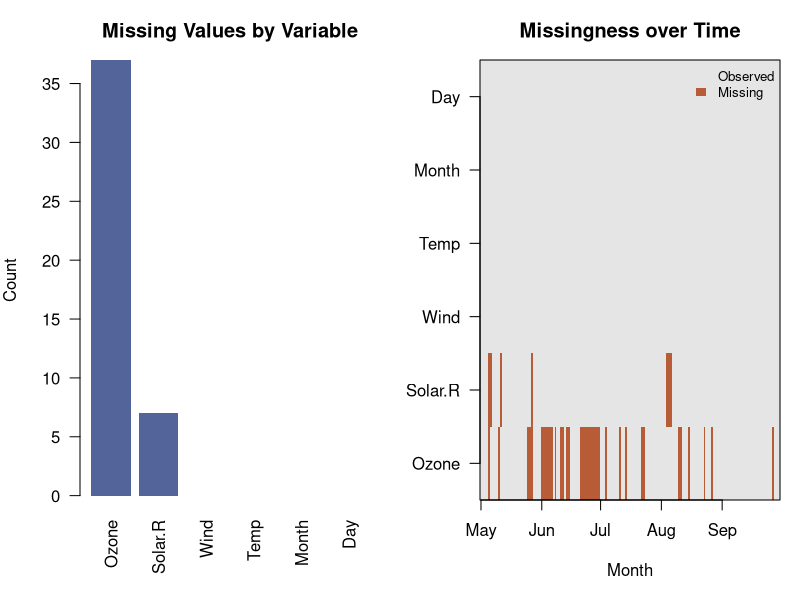
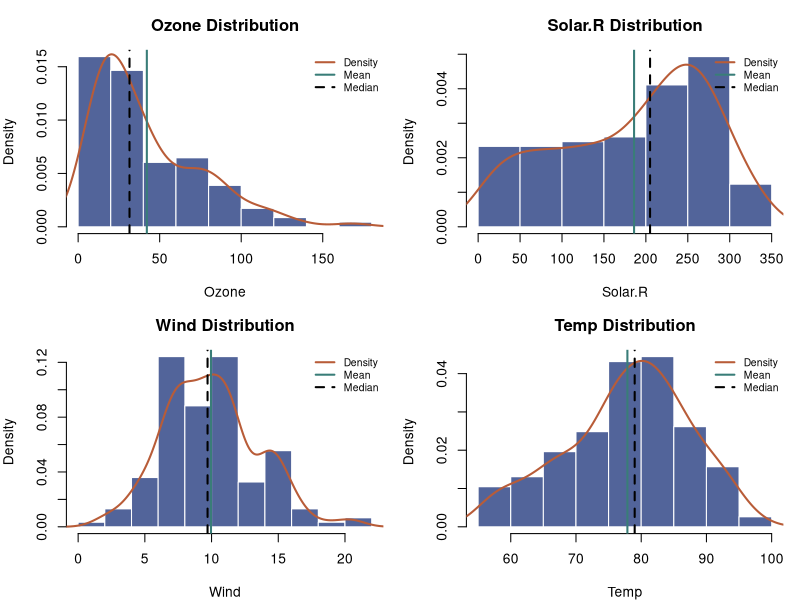
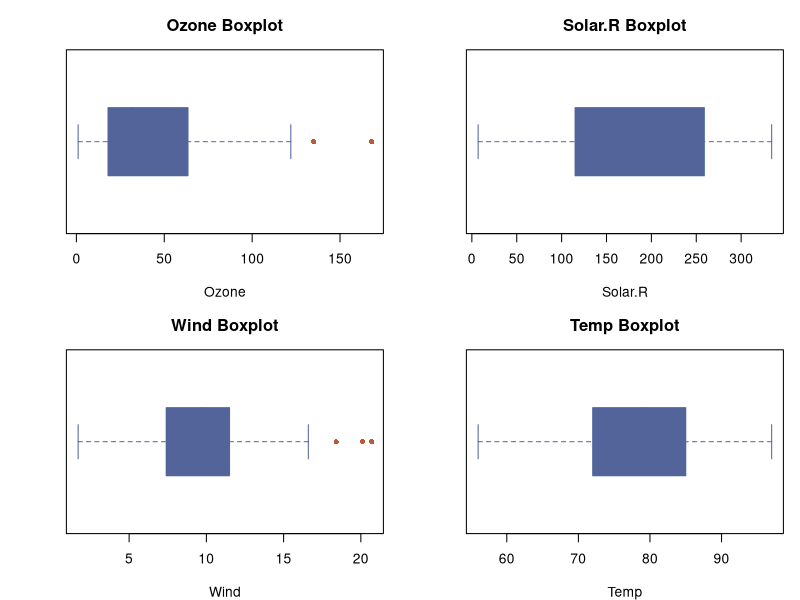
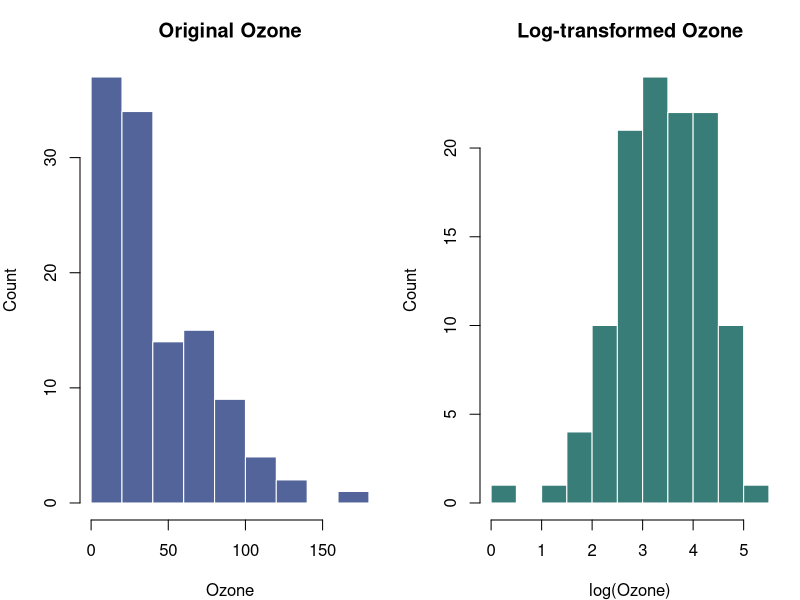
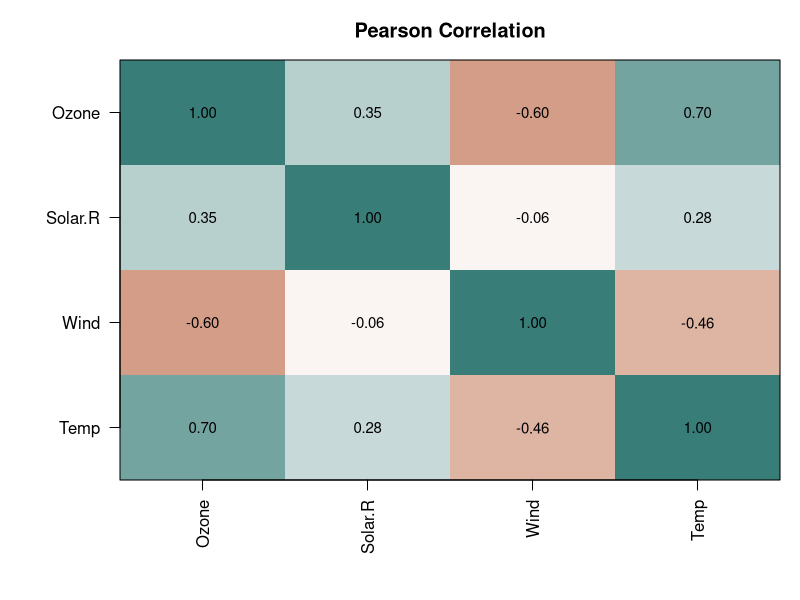
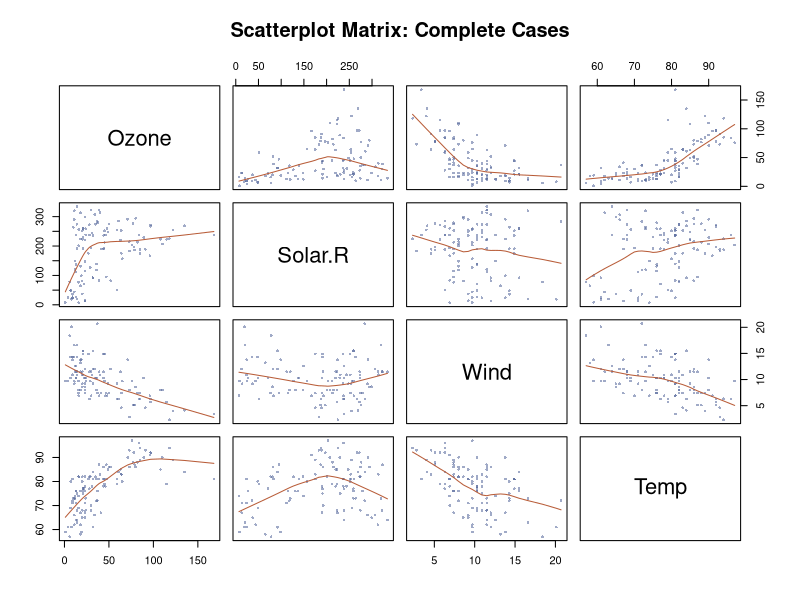
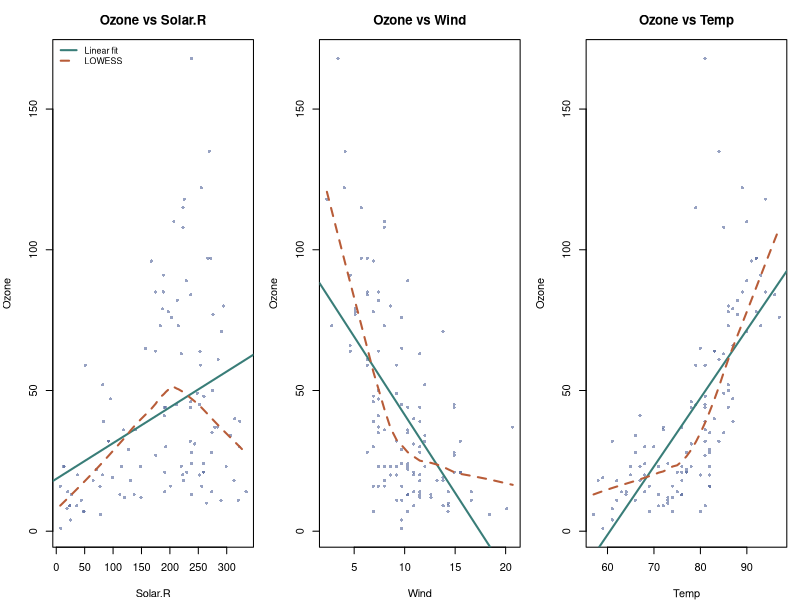
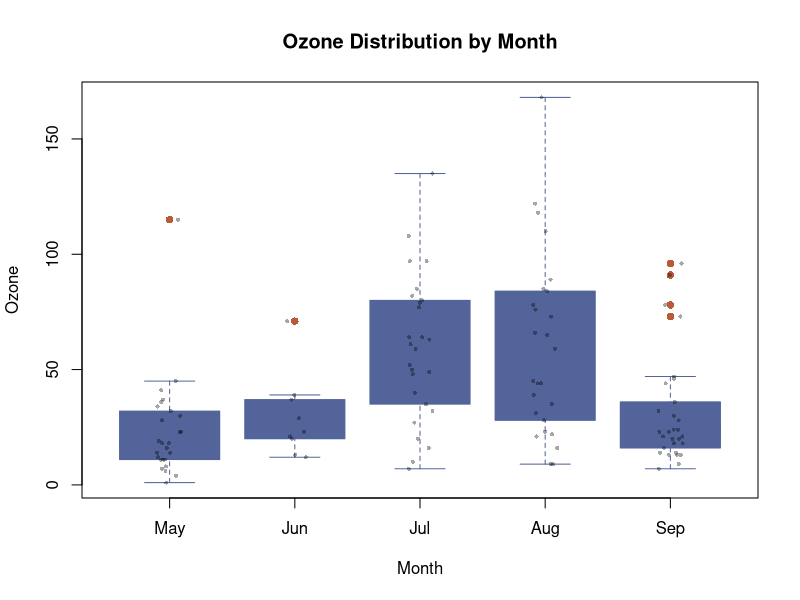

Source code (R) for these figures, in order:
## ---- chunk 1
#| label: setup
#| include: false

options(width = 100, digits = 4, scipen = 6)

colour_main <- "#52649a"
colour_line <- "#397d78"
colour_warn <- "#b85c38"

sample_skewness <- function(x) {
  x <- x[is.finite(x)]
  centered <- x - mean(x)
  second_moment <- mean(centered^2)

  if (length(x) < 3 || second_moment == 0) {
    return(NA_real_)
  }

  mean(centered^3) / second_moment^(3 / 2)
}

numeric_summary <- function(data, variables) {
  result <- lapply(variables, function(variable) {
    x_all <- data[[variable]]
    x <- x_all[!is.na(x_all)]
    five <- quantile(
      x,
      probs = c(0, 0.25, 0.5, 0.75, 1),
      names = FALSE
    )

    data.frame(
      Variable = variable,
      N = length(x),
      Missing = sum(is.na(x_all)),
      Min = five[1],
      Q1 = five[2],
      Median = five[3],
      Q3 = five[4],
      Max = five[5],
      Mean = mean(x),
      SD = sd(x),
      IQR = IQR(x),
      Skewness = sample_skewness(x),
      row.names = NULL
    )
  })

  do.call(rbind, result)
}

iqr_outliers <- function(data, variables) {
  result <- lapply(variables, function(variable) {
    x <- data[[variable]]
    quartiles <- quantile(
      x,
      probs = c(0.25, 0.75),
      na.rm = TRUE,
      names = FALSE
    )
    spread <- quartiles[2] - quartiles[1]
    lower_fence <- quartiles[1] - 1.5 * spread
    upper_fence <- quartiles[2] + 1.5 * spread
    index <- which(!is.na(x) & (x < lower_fence | x > upper_fence))

    if (length(index) == 0) {
      return(NULL)
    }

    data.frame(
      Row = data$Row[index],
      Date = data$Date[index],
      Variable = variable,
      Value = x[index],
      LowerFence = lower_fence,
      UpperFence = upper_fence,
      row.names = NULL
    )
  })

  result <- do.call(rbind, result)
  if (is.null(result)) {
    return(data.frame(
      Row = integer(),
      Date = as.Date(character()),
      Variable = character(),
      Value = numeric(),
      LowerFence = numeric(),
      UpperFence = numeric()
    ))
  }

  result[order(result$Variable, result$Date), ]
}
## ---- chunk 2
#| label: data-structure

air <- datasets::airquality
air$Row <- seq_len(nrow(air))
air$Date <- as.Date(sprintf("1973-%02d-%02d", air$Month, air$Day))
air$MonthName <- factor(
  air$Month,
  levels = 5:9,
  labels = c("May", "Jun", "Jul", "Aug", "Sep"),
  ordered = TRUE
)

dim(air)
str(air)
head(air)
summary(air[c("Ozone", "Solar.R", "Wind", "Temp")])
table(air$MonthName)
## ---- chunk 3
#| label: data-validation

original_variables <- c("Ozone", "Solar.R", "Wind", "Temp", "Month", "Day")
numeric_variables <- c("Ozone", "Solar.R", "Wind", "Temp")

data.frame(
  Check = c(
    "Duplicated dates",
    "Duplicated original rows",
    "Negative Ozone",
    "Negative Solar.R",
    "Nonpositive Wind",
    "Month outside 5 to 9",
    "Invalid Date"
  ),
  Violations = c(
    sum(duplicated(air$Date)),
    sum(duplicated(air[original_variables])),
    sum(air$Ozone < 0, na.rm = TRUE),
    sum(air$Solar.R < 0, na.rm = TRUE),
    sum(air$Wind <= 0, na.rm = TRUE),
    sum(!air$Month %in% 5:9),
    sum(is.na(air$Date))
  )
)

sapply(air[numeric_variables], range, na.rm = TRUE)
## ---- chunk 4
#| label: missing-summary

missing_count <- colSums(is.na(air[original_variables]))
missing_rate <- colMeans(is.na(air[original_variables]))

data.frame(
  Variable = original_variables,
  Missing = missing_count,
  MissingRate = missing_rate,
  row.names = NULL
)

air$OzoneStatus <- factor(
  ifelse(is.na(air$Ozone), "Missing", "Observed"),
  levels = c("Observed", "Missing")
)

table(air$MonthName, air$OzoneStatus)
prop.table(table(air$MonthName, air$OzoneStatus), margin = 1)
## ---- chunk 5
#| label: missing-plots
#| fig-width: 10
#| fig-height: 4.2

old_par <- par(mfrow = c(1, 2), mar = c(5, 4, 3, 1))

barplot(
  missing_count,
  col = colour_main,
  border = NA,
  las = 2,
  main = "Missing Values by Variable",
  xlab = "",
  ylab = "Count"
)

missing_matrix <- 1 * is.na(air[original_variables])
image(
  x = seq_len(nrow(air)),
  y = seq_along(original_variables),
  z = missing_matrix,
  col = c("grey90", colour_warn),
  zlim = c(0, 1),
  axes = FALSE,
  xlab = "Month",
  ylab = "",
  main = "Missingness over Time"
)
month_start <- which(air$Day == 1)
axis(1, at = month_start, labels = c("May", "Jun", "Jul", "Aug", "Sep"))
axis(
  2,
  at = seq_along(original_variables),
  labels = original_variables,
  las = 2
)
box()
legend(
  "topright",
  legend = c("Observed", "Missing"),
  fill = c("grey90", colour_warn),
  border = NA,
  bty = "n",
  cex = 0.8
)

par(old_par)
## ---- chunk 6
#| label: numeric-summary

summary_table <- numeric_summary(air, numeric_variables)
print(summary_table, digits = 3, row.names = FALSE)
## ---- chunk 7
#| label: histograms
#| fig-width: 10
#| fig-height: 7

old_par <- par(mfrow = c(2, 2), mar = c(4, 4, 3, 1))

for (variable in numeric_variables) {
  x <- air[[variable]]
  x <- x[!is.na(x)]

  hist(
    x,
    breaks = "FD",
    probability = TRUE,
    col = colour_main,
    border = "white",
    main = paste(variable, "Distribution"),
    xlab = variable,
    ylab = "Density"
  )
  lines(density(x), col = colour_warn, lwd = 2)
  abline(v = mean(x), col = colour_line, lwd = 2)
  abline(v = median(x), col = "black", lwd = 2, lty = 2)
  legend(
    "topright",
    legend = c("Density", "Mean", "Median"),
    col = c(colour_warn, colour_line, "black"),
    lty = c(1, 1, 2),
    lwd = 2,
    bty = "n",
    cex = 0.75
  )
}

par(old_par)
## ---- chunk 8
#| label: boxplots
#| fig-width: 10
#| fig-height: 6.5

old_par <- par(mfrow = c(2, 2), mar = c(4, 4, 3, 1))

for (variable in numeric_variables) {
  boxplot(
    air[[variable]],
    horizontal = TRUE,
    col = colour_main,
    border = colour_main,
    outcol = colour_warn,
    pch = 16,
    main = paste(variable, "Boxplot"),
    xlab = variable,
    ylab = ""
  )
}

par(old_par)

outlier_table <- iqr_outliers(air, numeric_variables)
print(outlier_table, digits = 3, row.names = FALSE)
## ---- chunk 9
#| label: ozone-transformation
#| fig-width: 9
#| fig-height: 4

ozone <- air$Ozone[!is.na(air$Ozone)]

c(
  OriginalSkewness = sample_skewness(ozone),
  LogSkewness = sample_skewness(log(ozone))
)

old_par <- par(mfrow = c(1, 2), mar = c(4, 4, 3, 1))

hist(
  ozone,
  breaks = "FD",
  col = colour_main,
  border = "white",
  main = "Original Ozone",
  xlab = "Ozone",
  ylab = "Count"
)
hist(
  log(ozone),
  breaks = "FD",
  col = colour_line,
  border = "white",
  main = "Log-transformed Ozone",
  xlab = "log(Ozone)",
  ylab = "Count"
)

par(old_par)
## ---- chunk 10
#| label: correlation

numeric_data <- air[numeric_variables]

correlation <- cor(
  numeric_data,
  use = "pairwise.complete.obs",
  method = "pearson"
)

observed_matrix <- !is.na(as.matrix(numeric_data))
pairwise_n <- t(observed_matrix) %*% observed_matrix

round(correlation, 3)
pairwise_n
## ---- chunk 11
#| label: correlation-heatmap
#| fig-width: 7
#| fig-height: 6

displayed_correlation <- correlation[nrow(correlation):1, , drop = FALSE]
colour_scale <- colorRampPalette(
  c(colour_warn, "white", colour_line)
)(101)

old_par <- par(mar = c(6, 6, 3, 1))
image(
  x = seq_len(ncol(displayed_correlation)),
  y = seq_len(nrow(displayed_correlation)),
  z = t(displayed_correlation),
  col = colour_scale,
  zlim = c(-1, 1),
  axes = FALSE,
  xlab = "",
  ylab = "",
  main = "Pearson Correlation"
)
axis(
  1,
  at = seq_len(ncol(displayed_correlation)),
  labels = colnames(displayed_correlation),
  las = 2
)
axis(
  2,
  at = seq_len(nrow(displayed_correlation)),
  labels = rownames(displayed_correlation),
  las = 2
)

for (row in seq_len(nrow(displayed_correlation))) {
  for (column in seq_len(ncol(displayed_correlation))) {
    text(
      column,
      row,
      labels = sprintf("%.2f", displayed_correlation[row, column]),
      cex = 0.9
    )
  }
}

box()
par(old_par)
## ---- chunk 12
#| label: scatterplot-matrix
#| fig-width: 8
#| fig-height: 8

complete_numeric <- na.omit(numeric_data)

pairs(
  complete_numeric,
  panel = panel.smooth,
  pch = 16,
  cex = 0.55,
  col = adjustcolor(colour_main, alpha.f = 0.55),
  col.smooth = colour_warn,
  main = "Scatterplot Matrix: Complete Cases"
)
## ---- chunk 13
#| label: ozone-relations
#| fig-width: 11
#| fig-height: 4

draw_ozone_relation <- function(x, x_name, show_legend = FALSE) {
  y <- air$Ozone
  complete <- complete.cases(x, y)
  x_complete <- x[complete]
  y_complete <- y[complete]

  plot(
    x_complete,
    y_complete,
    pch = 16,
    cex = 0.65,
    col = adjustcolor(colour_main, alpha.f = 0.6),
    main = paste("Ozone vs", x_name),
    xlab = x_name,
    ylab = "Ozone"
  )
  abline(lm(y_complete ~ x_complete), col = colour_line, lwd = 2)
  lines(
    lowess(x_complete, y_complete),
    col = colour_warn,
    lwd = 2,
    lty = 2
  )

  if (show_legend) {
    legend(
      "topleft",
      legend = c("Linear fit", "LOWESS"),
      col = c(colour_line, colour_warn),
      lty = c(1, 2),
      lwd = 2,
      bty = "n",
      cex = 0.8
    )
  }
}

old_par <- par(mfrow = c(1, 3), mar = c(4, 4, 3, 1))
draw_ozone_relation(air$Solar.R, "Solar.R", show_legend = TRUE)
draw_ozone_relation(air$Wind, "Wind")
draw_ozone_relation(air$Temp, "Temp")
par(old_par)
## ---- chunk 14
#| label: month-summary

month_summary <- do.call(
  rbind,
  lapply(levels(air$MonthName), function(month) {
    month_data <- air[air$MonthName == month, ]

    data.frame(
      Month = month,
      Days = nrow(month_data),
      OzoneObserved = sum(!is.na(month_data$Ozone)),
      OzoneMissing = sum(is.na(month_data$Ozone)),
      OzoneMean = mean(month_data$Ozone, na.rm = TRUE),
      OzoneMedian = median(month_data$Ozone, na.rm = TRUE),
      OzoneIQR = IQR(month_data$Ozone, na.rm = TRUE),
      TempMean = mean(month_data$Temp),
      WindMean = mean(month_data$Wind),
      row.names = NULL
    )
  })
)

print(month_summary, digits = 3, row.names = FALSE)
## ---- chunk 15
#| label: month-boxplot
#| fig-width: 8
#| fig-height: 4.5

boxplot(
  Ozone ~ MonthName,
  data = air,
  col = colour_main,
  border = colour_main,
  outcol = colour_warn,
  pch = 16,
  xlab = "Month",
  ylab = "Ozone",
  main = "Ozone Distribution by Month"
)
stripchart(
  Ozone ~ MonthName,
  data = air,
  vertical = TRUE,
  method = "jitter",
  pch = 16,
  cex = 0.55,
  col = adjustcolor("black", alpha.f = 0.35),
  add = TRUE
)
## ---- chunk 16
#| label: time-order
#| fig-width: 10
#| fig-height: 7

old_par <- par(mfrow = c(2, 2), mar = c(4, 4, 3, 1))

for (variable in numeric_variables) {
  plot(
    air$Date,
    air[[variable]],
    type = "o",
    pch = 16,
    cex = 0.4,
    lwd = 0.7,
    col = colour_main,
    main = paste(variable, "over Time"),
    xlab = "Date",
    ylab = variable
  )
}

par(old_par)
